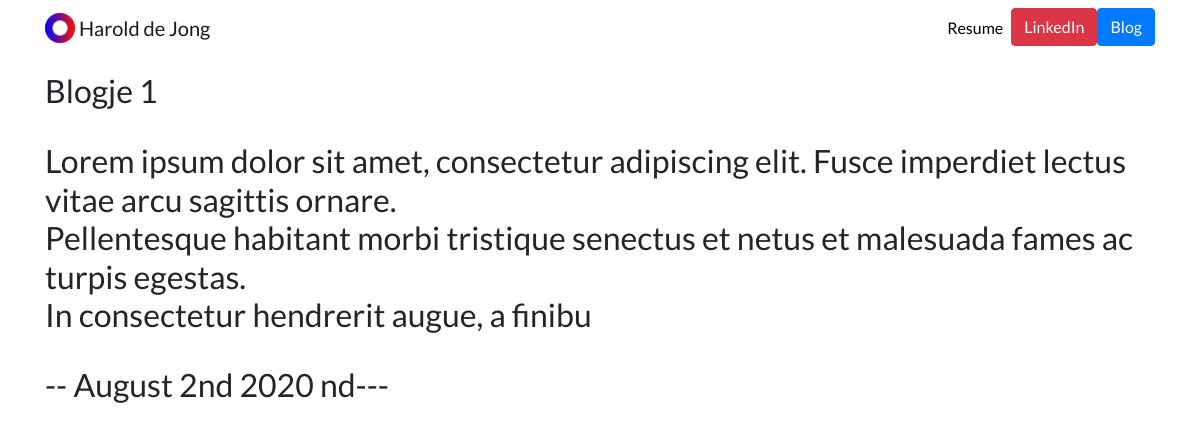
Page /blog/1/ on the committed database.
### blog/models.py (models this page shows, shortened)
class Blog(models.Model):
    titel = models.CharField(max_length= 100)
    omschrijving = models.CharField(max_length=1000)
    datum = models.DateField()

### blog/views.py (the view)
# urls.py: path('<int:blog_id>/',views.detail,name = 'detail'),
def detail(request,blog_id):
    blog = get_object_or_404(Blog,pk=blog_id)
    return render(request,'blog/detail.html',{'blog':blog})

### blog/templates/blog/detail.html
{% extends 'portfolio/base.html' %}
{% block content %}
<p>
<h2>{{ blog.titel }}</h2>
<br>
<h2>{{ blog.omschrijving|safe }}</h2>
<br>
   <h2>-- {{ blog.datum|date:'F jS Y S' }}---</h2>
</p>
{% endblock content %}

### portfolio/static/portfolio/custom.css (style rules this page uses)
body { font-family: 'Lato', sans-serif; }

### rows in the picture
Blog: titel "Blogje 1", omschrijving "Lorem ipsum dolor sit amet, consectetur adipiscing elit. Fusce imperdiet lectus vitae arcu sagittis ornare. Pellentesque habitant morbi tristique senectus et netus et malesuada fames ac turpis egestas. In consectetur hendrerit augue, a finibu", datum "August 2nd 2020 nd"
